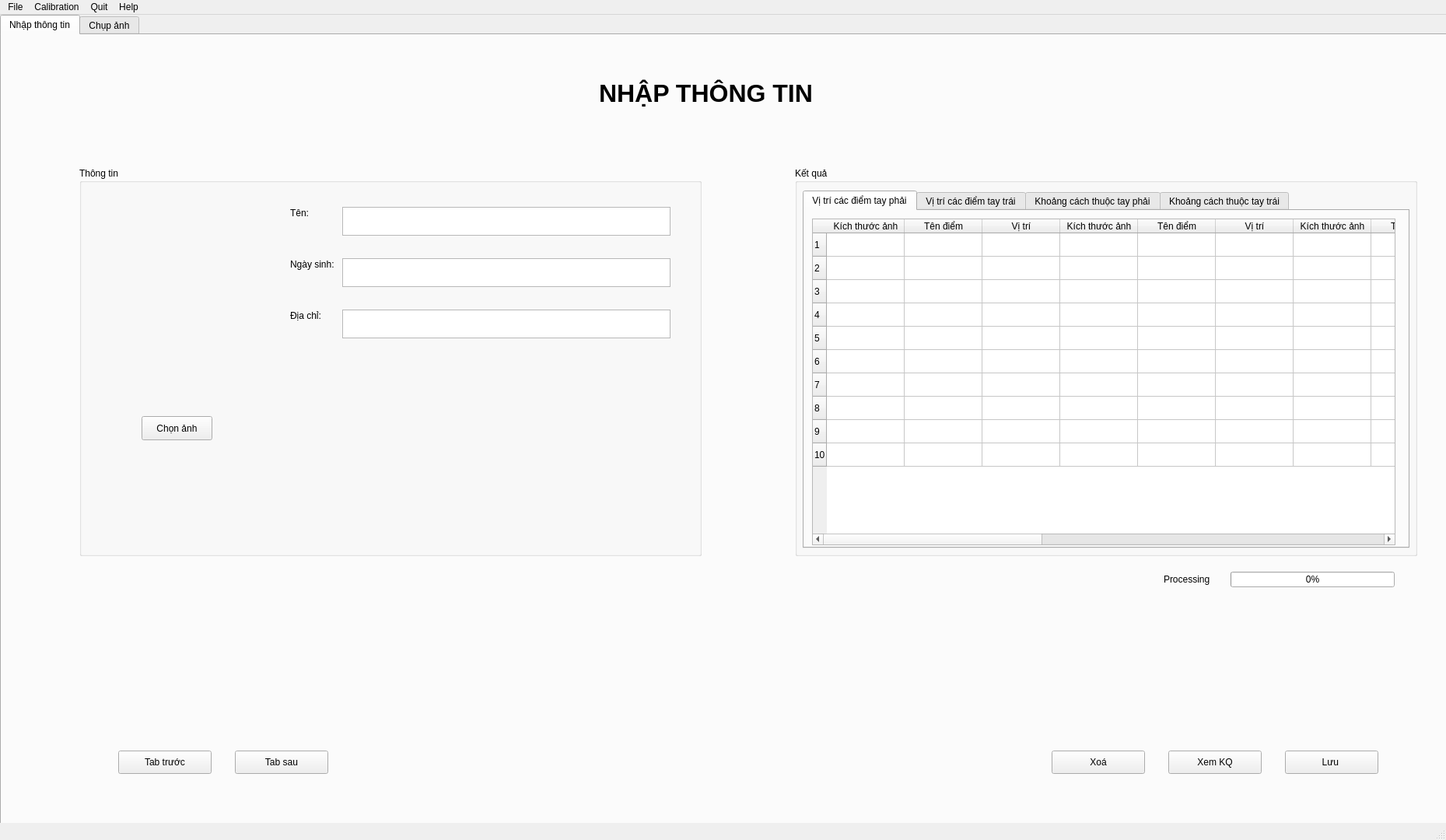
<?xml version="1.0" encoding="UTF-8"?>
<ui version="4.0">
 <class>MainWindow</class>
 <widget class="QMainWindow" name="MainWindow">
  <property name="geometry">
   <rect>
    <x>0</x>
    <y>0</y>
    <width>1859</width>
    <height>1080</height>
   </rect>
  </property>
  <property name="sizePolicy">
   <sizepolicy hsizetype="Fixed" vsizetype="Fixed">
    <horstretch>0</horstretch>
    <verstretch>0</verstretch>
   </sizepolicy>
  </property>
  <property name="windowTitle">
   <string>MainWindow</string>
  </property>
  <widget class="QWidget" name="centralwidget">
   <widget class="QTabWidget" name="tabWidget">
    <property name="geometry">
     <rect>
      <x>0</x>
      <y>0</y>
      <width>1920</width>
      <height>1080</height>
     </rect>
    </property>
    <property name="sizePolicy">
     <sizepolicy hsizetype="Fixed" vsizetype="Fixed">
      <horstretch>0</horstretch>
      <verstretch>0</verstretch>
     </sizepolicy>
    </property>
    <property name="currentIndex">
     <number>0</number>
    </property>
    <widget class="QWidget" name="tab_nhap_thong_tin">
     <attribute name="title">
      <string>Nhập thông tin</string>
     </attribute>
     <widget class="QGroupBox" name="groupBox">
      <property name="geometry">
       <rect>
        <x>100</x>
        <y>170</y>
        <width>800</width>
        <height>500</height>
       </rect>
      </property>
      <property name="toolTipDuration">
       <number>-1</number>
      </property>
      <property name="title">
       <string>Thông tin</string>
      </property>
      <property name="flat">
       <bool>false</bool>
      </property>
      <widget class="QLabel" name="label_5">
       <property name="geometry">
        <rect>
         <x>30</x>
         <y>50</y>
         <width>180</width>
         <height>240</height>
        </rect>
       </property>
       <property name="text">
        <string/>
       </property>
       <property name="scaledContents">
        <bool>true</bool>
       </property>
      </widget>
      <widget class="QPushButton" name="chonAnhBT">
       <property name="geometry">
        <rect>
         <x>80</x>
         <y>320</y>
         <width>91</width>
         <height>31</height>
        </rect>
       </property>
       <property name="text">
        <string>Chọn ảnh</string>
       </property>
      </widget>
      <widget class="QTextEdit" name="birthdayTE">
       <property name="geometry">
        <rect>
         <x>338</x>
         <y>117</y>
         <width>422</width>
         <height>37</height>
        </rect>
       </property>
       <property name="font">
        <font>
         <pointsize>12</pointsize>
        </font>
       </property>
      </widget>
      <widget class="QTextEdit" name="nameTE">
       <property name="geometry">
        <rect>
         <x>338</x>
         <y>51</y>
         <width>422</width>
         <height>37</height>
        </rect>
       </property>
       <property name="font">
        <font>
         <pointsize>12</pointsize>
        </font>
       </property>
      </widget>
      <widget class="QTextEdit" name="addressTE">
       <property name="geometry">
        <rect>
         <x>338</x>
         <y>183</y>
         <width>422</width>
         <height>37</height>
        </rect>
       </property>
       <property name="sizePolicy">
        <sizepolicy hsizetype="Expanding" vsizetype="Expanding">
         <horstretch>0</horstretch>
         <verstretch>0</verstretch>
        </sizepolicy>
       </property>
       <property name="font">
        <font>
         <pointsize>12</pointsize>
        </font>
       </property>
      </widget>
      <widget class="QLabel" name="label_7">
       <property name="geometry">
        <rect>
         <x>271</x>
         <y>117</y>
         <width>60</width>
         <height>16</height>
        </rect>
       </property>
       <property name="text">
        <string>Ngày sinh:</string>
       </property>
      </widget>
      <widget class="QLabel" name="label_6">
       <property name="geometry">
        <rect>
         <x>271</x>
         <y>51</y>
         <width>27</width>
         <height>16</height>
        </rect>
       </property>
       <property name="text">
        <string>Tên:</string>
       </property>
      </widget>
      <widget class="QLabel" name="label_8">
       <property name="geometry">
        <rect>
         <x>271</x>
         <y>183</y>
         <width>44</width>
         <height>16</height>
        </rect>
       </property>
       <property name="text">
        <string>Địa chỉ:</string>
       </property>
      </widget>
     </widget>
     <widget class="QGroupBox" name="groupBox_2">
      <property name="geometry">
       <rect>
        <x>1020</x>
        <y>170</y>
        <width>800</width>
        <height>500</height>
       </rect>
      </property>
      <property name="toolTipDuration">
       <number>-1</number>
      </property>
      <property name="title">
       <string>Kết quả</string>
      </property>
      <property name="flat">
       <bool>false</bool>
      </property>
      <widget class="QTabWidget" name="Tab_diem_va_ket_qua">
       <property name="geometry">
        <rect>
         <x>10</x>
         <y>30</y>
         <width>780</width>
         <height>460</height>
        </rect>
       </property>
       <property name="currentIndex">
        <number>0</number>
       </property>
       <widget class="QWidget" name="tab_1">
        <attribute name="title">
         <string>Vị trí các điểm tay phải</string>
        </attribute>
        <widget class="QTableWidget" name="bang_diem_tay_phai">
         <property name="geometry">
          <rect>
           <x>10</x>
           <y>10</y>
           <width>750</width>
           <height>420</height>
          </rect>
         </property>
         <property name="autoFillBackground">
          <bool>false</bool>
         </property>
         <property name="editTriggers">
          <set>QAbstractItemView::NoEditTriggers</set>
         </property>
         <row>
          <property name="text">
           <string>1</string>
          </property>
         </row>
         <row>
          <property name="text">
           <string>2</string>
          </property>
         </row>
         <row>
          <property name="text">
           <string>3</string>
          </property>
         </row>
         <row>
          <property name="text">
           <string>4</string>
          </property>
         </row>
         <row>
          <property name="text">
           <string>5</string>
          </property>
         </row>
         <row>
          <property name="text">
           <string>6</string>
          </property>
         </row>
         <row>
          <property name="text">
           <string>7</string>
          </property>
         </row>
         <row>
          <property name="text">
           <string>8</string>
          </property>
         </row>
         <row>
          <property name="text">
           <string>9</string>
          </property>
         </row>
         <row>
          <property name="text">
           <string>10</string>
          </property>
         </row>
         <column>
          <property name="text">
           <string>Kích thước ảnh</string>
          </property>
         </column>
         <column>
          <property name="text">
           <string>Tên điểm</string>
          </property>
         </column>
         <column>
          <property name="text">
           <string>Vị trí</string>
          </property>
         </column>
         <column>
          <property name="text">
           <string>Kích thước ảnh</string>
          </property>
         </column>
         <column>
          <property name="text">
           <string>Tên điểm</string>
          </property>
         </column>
         <column>
          <property name="text">
           <string>Vị trí</string>
          </property>
         </column>
         <column>
          <property name="text">
           <string>Kích thước ảnh</string>
          </property>
         </column>
         <column>
          <property name="text">
           <string>Tên điểm</string>
          </property>
         </column>
         <column>
          <property name="text">
           <string>Vị trí</string>
          </property>
         </column>
         <column>
          <property name="text">
           <string>Kích thước ảnh</string>
          </property>
         </column>
         <column>
          <property name="text">
           <string>Tên điểm</string>
          </property>
         </column>
         <column>
          <property name="text">
           <string>Vị trí</string>
          </property>
         </column>
         <column>
          <property name="text">
           <string>Kích thước ảnh</string>
          </property>
         </column>
         <column>
          <property name="text">
           <string>Tên điểm</string>
          </property>
         </column>
         <column>
          <property name="text">
           <string>Vị trí</string>
          </property>
         </column>
         <column>
          <property name="text">
           <string>Kích thước ảnh</string>
          </property>
         </column>
         <column>
          <property name="text">
           <string>Tên điểm</string>
          </property>
         </column>
         <column>
          <property name="text">
           <string>Vị trí</string>
          </property>
         </column>
        </widget>
       </widget>
       <widget class="QWidget" name="tab_2">
        <attribute name="title">
         <string>Vị trí các điểm tay trái</string>
        </attribute>
        <widget class="QTableWidget" name="bang_diem_tay_trai">
         <property name="geometry">
          <rect>
           <x>10</x>
           <y>10</y>
           <width>750</width>
           <height>420</height>
          </rect>
         </property>
         <property name="autoFillBackground">
          <bool>false</bool>
         </property>
         <property name="editTriggers">
          <set>QAbstractItemView::NoEditTriggers</set>
         </property>
         <row>
          <property name="text">
           <string>1</string>
          </property>
         </row>
         <row>
          <property name="text">
           <string>2</string>
          </property>
         </row>
         <row>
          <property name="text">
           <string>3</string>
          </property>
         </row>
         <row>
          <property name="text">
           <string>4</string>
          </property>
         </row>
         <row>
          <property name="text">
           <string>5</string>
          </property>
         </row>
         <row>
          <property name="text">
           <string>6</string>
          </property>
         </row>
         <row>
          <property name="text">
           <string>7</string>
          </property>
         </row>
         <row>
          <property name="text">
           <string>8</string>
          </property>
         </row>
         <row>
          <property name="text">
           <string>9</string>
          </property>
         </row>
         <row>
          <property name="text">
           <string>10</string>
          </property>
         </row>
         <column>
          <property name="text">
           <string>Kích thước ảnh</string>
          </property>
         </column>
         <column>
          <property name="text">
           <string>Tên điểm</string>
          </property>
         </column>
         <column>
          <property name="text">
           <string>Vị trí</string>
          </property>
         </column>
         <column>
          <property name="text">
           <string>Kích thước ảnh</string>
          </property>
         </column>
         <column>
          <property name="text">
           <string>Tên điểm</string>
          </property>
         </column>
         <column>
          <property name="text">
           <string>Vị trí</string>
          </property>
         </column>
         <column>
          <property name="text">
           <string>Kích thước ảnh</string>
          </property>
         </column>
         <column>
          <property name="text">
           <string>Tên điểm</string>
          </property>
         </column>
         <column>
          <property name="text">
           <string>Vị trí</string>
          </property>
         </column>
         <column>
          <property name="text">
           <string>Kích thước ảnh</string>
          </property>
         </column>
         <column>
          <property name="text">
           <string>Tên điểm</string>
          </property>
         </column>
         <column>
          <property name="text">
           <string>Vị trí</string>
          </property>
         </column>
         <column>
          <property name="text">
           <string>Kích thước ảnh</string>
          </property>
         </column>
         <column>
          <property name="text">
           <string>Tên điểm</string>
          </property>
         </column>
         <column>
          <property name="text">
           <string>Vị trí</string>
          </property>
         </column>
         <column>
          <property name="text">
           <string>Kích thước ảnh</string>
          </property>
         </column>
         <column>
          <property name="text">
           <string>Tên điểm</string>
          </property>
         </column>
         <column>
          <property name="text">
           <string>Vị trí</string>
          </property>
         </column>
        </widget>
       </widget>
       <widget class="QWidget" name="tab_3">
        <attribute name="title">
         <string>Khoảng cách thuộc tay phải</string>
        </attribute>
        <widget class="QTableWidget" name="bang_khoang_cach_tay_phai">
         <property name="geometry">
          <rect>
           <x>10</x>
           <y>10</y>
           <width>750</width>
           <height>420</height>
          </rect>
         </property>
         <property name="autoFillBackground">
          <bool>false</bool>
         </property>
         <property name="editTriggers">
          <set>QAbstractItemView::NoEditTriggers</set>
         </property>
         <row>
          <property name="text">
           <string>1</string>
          </property>
         </row>
         <row>
          <property name="text">
           <string>2</string>
          </property>
         </row>
         <row>
          <property name="text">
           <string>3</string>
          </property>
         </row>
         <row>
          <property name="text">
           <string>4</string>
          </property>
         </row>
         <row>
          <property name="text">
           <string>5</string>
          </property>
         </row>
         <row>
          <property name="text">
           <string>6</string>
          </property>
         </row>
         <row>
          <property name="text">
           <string>7</string>
          </property>
         </row>
         <row>
          <property name="text">
           <string>8</string>
          </property>
         </row>
         <row>
          <property name="text">
           <string>9</string>
          </property>
         </row>
         <row>
          <property name="text">
           <string>10</string>
          </property>
         </row>
         <column>
          <property name="text">
           <string>Kích thước ảnh</string>
          </property>
         </column>
         <column>
          <property name="text">
           <string>Tên</string>
          </property>
         </column>
         <column>
          <property name="text">
           <string>Khoảng cách</string>
          </property>
         </column>
         <column>
          <property name="text">
           <string>Kích thước ảnh</string>
          </property>
         </column>
         <column>
          <property name="text">
           <string>Tên</string>
          </property>
         </column>
         <column>
          <property name="text">
           <string>Khoảng cách</string>
          </property>
         </column>
         <column>
          <property name="text">
           <string>Kích thước ảnh</string>
          </property>
         </column>
         <column>
          <property name="text">
           <string>Tên</string>
          </property>
         </column>
         <column>
          <property name="text">
           <string>Khoảng cách</string>
          </property>
         </column>
         <column>
          <property name="text">
           <string>Kích thước ảnh</string>
          </property>
         </column>
         <column>
          <property name="text">
           <string>Tên</string>
          </property>
         </column>
         <column>
          <property name="text">
           <string>Khoảng cách</string>
          </property>
         </column>
        </widget>
       </widget>
       <widget class="QWidget" name="tab_4">
        <attribute name="title">
         <string>Khoảng cách thuộc tay trái</string>
        </attribute>
        <widget class="QTableWidget" name="bang_khoang_cach_tay_trai">
         <property name="geometry">
          <rect>
           <x>10</x>
           <y>10</y>
           <width>750</width>
           <height>420</height>
          </rect>
         </property>
         <property name="autoFillBackground">
          <bool>false</bool>
         </property>
         <property name="editTriggers">
          <set>QAbstractItemView::NoEditTriggers</set>
         </property>
         <row>
          <property name="text">
           <string>1</string>
          </property>
         </row>
         <row>
          <property name="text">
           <string>2</string>
          </property>
         </row>
         <row>
          <property name="text">
           <string>3</string>
          </property>
         </row>
         <row>
          <property name="text">
           <string>4</string>
          </property>
         </row>
         <row>
          <property name="text">
           <string>5</string>
          </property>
         </row>
         <row>
          <property name="text">
           <string>6</string>
          </property>
         </row>
         <row>
          <property name="text">
           <string>7</string>
          </property>
         </row>
         <row>
          <property name="text">
           <string>8</string>
          </property>
         </row>
         <row>
          <property name="text">
           <string>9</string>
          </property>
         </row>
         <row>
          <property name="text">
           <string>10</string>
          </property>
         </row>
         <column>
          <property name="text">
           <string>Kích thước ảnh</string>
          </property>
         </column>
         <column>
          <property name="text">
           <string>Tên</string>
          </property>
         </column>
         <column>
          <property name="text">
           <string>Khoảng cách</string>
          </property>
         </column>
         <column>
          <property name="text">
           <string>Kích thước ảnh</string>
          </property>
         </column>
         <column>
          <property name="text">
           <string>Tên</string>
          </property>
         </column>
         <column>
          <property name="text">
           <string>Khoảng cách</string>
          </property>
         </column>
         <column>
          <property name="text">
           <string>Kích thước ảnh</string>
          </property>
         </column>
         <column>
          <property name="text">
           <string>Tên</string>
          </property>
         </column>
         <column>
          <property name="text">
           <string>Khoảng cách</string>
          </property>
         </column>
         <column>
          <property name="text">
           <string>Kích thước ảnh</string>
          </property>
         </column>
         <column>
          <property name="text">
           <string>Tên</string>
          </property>
         </column>
         <column>
          <property name="text">
           <string>Khoảng cách</string>
          </property>
         </column>
        </widget>
       </widget>
      </widget>
     </widget>
     <widget class="QPushButton" name="XemKQBT">
      <property name="geometry">
       <rect>
        <x>1500</x>
        <y>920</y>
        <width>120</width>
        <height>30</height>
       </rect>
      </property>
      <property name="text">
       <string>Xem KQ</string>
      </property>
     </widget>
     <widget class="QPushButton" name="LuuBT">
      <property name="geometry">
       <rect>
        <x>1650</x>
        <y>920</y>
        <width>120</width>
        <height>30</height>
       </rect>
      </property>
      <property name="text">
       <string>Lưu </string>
      </property>
     </widget>
     <widget class="QPushButton" name="tabTruocBT_2">
      <property name="geometry">
       <rect>
        <x>150</x>
        <y>920</y>
        <width>120</width>
        <height>30</height>
       </rect>
      </property>
      <property name="text">
       <string>Tab trước</string>
      </property>
     </widget>
     <widget class="QPushButton" name="tabSauBT_2">
      <property name="geometry">
       <rect>
        <x>300</x>
        <y>920</y>
        <width>120</width>
        <height>30</height>
       </rect>
      </property>
      <property name="text">
       <string>Tab sau</string>
      </property>
     </widget>
     <widget class="QLabel" name="label">
      <property name="geometry">
       <rect>
        <x>768</x>
        <y>51</y>
        <width>362</width>
        <height>48</height>
       </rect>
      </property>
      <property name="font">
       <font>
        <pointsize>24</pointsize>
        <weight>75</weight>
        <bold>true</bold>
       </font>
      </property>
      <property name="text">
       <string>NHẬP THÔNG TIN</string>
      </property>
     </widget>
     <widget class="QPushButton" name="xoaBT">
      <property name="geometry">
       <rect>
        <x>1350</x>
        <y>920</y>
        <width>120</width>
        <height>30</height>
       </rect>
      </property>
      <property name="text">
       <string>Xoá</string>
      </property>
     </widget>
     <widget class="QProgressBar" name="progressBar">
      <property name="geometry">
       <rect>
        <x>1580</x>
        <y>690</y>
        <width>211</width>
        <height>20</height>
       </rect>
      </property>
      <property name="value">
       <number>0</number>
      </property>
     </widget>
     <widget class="QLabel" name="label_2">
      <property name="geometry">
       <rect>
        <x>1494</x>
        <y>690</y>
        <width>71</width>
        <height>20</height>
       </rect>
      </property>
      <property name="text">
       <string>Processing</string>
      </property>
     </widget>
     <zorder>label</zorder>
     <zorder>groupBox</zorder>
     <zorder>groupBox_2</zorder>
     <zorder>XemKQBT</zorder>
     <zorder>LuuBT</zorder>
     <zorder>tabTruocBT_2</zorder>
     <zorder>tabSauBT_2</zorder>
     <zorder>xoaBT</zorder>
     <zorder>progressBar</zorder>
     <zorder>label_2</zorder>
    </widget>
    <widget class="QWidget" name="tab_chup_anh">
     <attribute name="title">
      <string>Chụp ảnh</string>
     </attribute>
     <widget class="QGroupBox" name="groupBox_3">
      <property name="geometry">
       <rect>
        <x>20</x>
        <y>310</y>
        <width>411</width>
        <height>111</height>
       </rect>
      </property>
      <property name="title">
       <string>Điều chỉnh ngưỡng</string>
      </property>
      <widget class="QWidget" name="layoutWidget">
       <property name="geometry">
        <rect>
         <x>10</x>
         <y>60</y>
         <width>381</width>
         <height>31</height>
        </rect>
       </property>
       <layout class="QHBoxLayout" name="horizontalLayout_6">
        <item>
         <widget class="QSlider" name="nguongSlider">
          <property name="minimum">
           <number>0</number>
          </property>
          <property name="maximum">
           <number>255</number>
          </property>
          <property name="value">
           <number>65</number>
          </property>
          <property name="sliderPosition">
           <number>65</number>
          </property>
          <property name="orientation">
           <enum>Qt::Horizontal</enum>
          </property>
         </widget>
        </item>
        <item>
         <widget class="QDoubleSpinBox" name="nguongDSB">
          <property name="decimals">
           <number>0</number>
          </property>
          <property name="minimum">
           <double>0.000000000000000</double>
          </property>
          <property name="maximum">
           <double>254.000000000000000</double>
          </property>
          <property name="value">
           <double>65.000000000000000</double>
          </property>
         </widget>
        </item>
       </layout>
      </widget>
      <widget class="QLabel" name="doSangLB_3">
       <property name="geometry">
        <rect>
         <x>10</x>
         <y>30</y>
         <width>377</width>
         <height>16</height>
        </rect>
       </property>
       <property name="text">
        <string>Ngưỡng tách nền</string>
       </property>
       <property name="alignment">
        <set>Qt::AlignCenter</set>
       </property>
      </widget>
     </widget>
     <widget class="QGroupBox" name="cameraOptionGB">
      <property name="geometry">
       <rect>
        <x>20</x>
        <y>30</y>
        <width>411</width>
        <height>261</height>
       </rect>
      </property>
      <property name="title">
       <string>Chọn Camera</string>
      </property>
      <widget class="QWidget" name="verticalLayoutWidget_3">
       <property name="geometry">
        <rect>
         <x>10</x>
         <y>50</y>
         <width>381</width>
         <height>191</height>
        </rect>
       </property>
       <layout class="QVBoxLayout" name="verticalLayout_6">
        <item>
         <layout class="QHBoxLayout" name="horizontalLayout_9">
          <item>
           <layout class="QHBoxLayout" name="horizontalLayout_8">
            <item>
             <layout class="QGridLayout" name="gridLayout">
              <item row="0" column="0">
               <widget class="QLabel" name="chonCameraLB">
                <property name="text">
                 <string>Chọn camera:</string>
                </property>
               </widget>
              </item>
              <item row="0" column="1">
               <widget class="QComboBox" name="chonCamCB">
                <item>
                 <property name="text">
                  <string>Tắt</string>
                 </property>
                </item>
                <item>
                 <property name="text">
                  <string>Camera 0</string>
                 </property>
                </item>
                <item>
                 <property name="text">
                  <string>Camera 1</string>
                 </property>
                </item>
                <item>
                 <property name="text">
                  <string>Camera 2</string>
                 </property>
                </item>
                <item>
                 <property name="text">
                  <string>Camera 3</string>
                 </property>
                </item>
               </widget>
              </item>
              <item row="1" column="0">
               <widget class="QLabel" name="chonKenhLB">
                <property name="text">
                 <string>Chọn kênh:</string>
                </property>
               </widget>
              </item>
              <item row="1" column="1">
               <widget class="QComboBox" name="chonKenhCB">
                <item>
                 <property name="text">
                  <string>RGB</string>
                 </property>
                </item>
                <item>
                 <property name="text">
                  <string>Grayscale</string>
                 </property>
                </item>
               </widget>
              </item>
             </layout>
            </item>
            <item>
             <spacer name="horizontalSpacer_3">
              <property name="orientation">
               <enum>Qt::Horizontal</enum>
              </property>
              <property name="sizeHint" stdset="0">
               <size>
                <width>40</width>
                <height>20</height>
               </size>
              </property>
             </spacer>
            </item>
            <item>
             <layout class="QGridLayout" name="gridLayout_2">
              <item row="1" column="0">
               <widget class="QRadioButton" name="smallScreenRB">
                <property name="text">
                 <string>Màn hình nhỏ</string>
                </property>
                <property name="checked">
                 <bool>true</bool>
                </property>
               </widget>
              </item>
              <item row="2" column="0">
               <widget class="QRadioButton" name="orginalScreenRB">
                <property name="text">
                 <string>Màn hình gốc</string>
                </property>
               </widget>
              </item>
             </layout>
            </item>
           </layout>
          </item>
         </layout>
        </item>
        <item>
         <layout class="QVBoxLayout" name="verticalLayout">
          <item>
           <widget class="QLabel" name="doSangLB">
            <property name="text">
             <string>Độ sáng</string>
            </property>
            <property name="alignment">
             <set>Qt::AlignCenter</set>
            </property>
           </widget>
          </item>
          <item>
           <layout class="QHBoxLayout" name="horizontalLayout">
            <item>
             <widget class="QSlider" name="BrightnessSlider">
              <property name="minimum">
               <number>-50</number>
              </property>
              <property name="maximum">
               <number>50</number>
              </property>
              <property name="sliderPosition">
               <number>0</number>
              </property>
              <property name="orientation">
               <enum>Qt::Horizontal</enum>
              </property>
             </widget>
            </item>
            <item>
             <widget class="QDoubleSpinBox" name="doSangDSB">
              <property name="decimals">
               <number>0</number>
              </property>
              <property name="minimum">
               <double>-50.000000000000000</double>
              </property>
              <property name="maximum">
               <double>50.000000000000000</double>
              </property>
              <property name="value">
               <double>0.000000000000000</double>
              </property>
             </widget>
            </item>
           </layout>
          </item>
          <item>
           <widget class="QLabel" name="doSangLB_2">
            <property name="text">
             <string>Độ tương phản</string>
            </property>
            <property name="alignment">
             <set>Qt::AlignCenter</set>
            </property>
           </widget>
          </item>
          <item>
           <layout class="QHBoxLayout" name="horizontalLayout_4">
            <item>
             <widget class="QSlider" name="ContrastSlider">
              <property name="minimum">
               <number>-50</number>
              </property>
              <property name="maximum">
               <number>50</number>
              </property>
              <property name="sliderPosition">
               <number>0</number>
              </property>
              <property name="orientation">
               <enum>Qt::Horizontal</enum>
              </property>
             </widget>
            </item>
            <item>
             <widget class="QDoubleSpinBox" name="doTuongPhanDSB">
              <property name="decimals">
               <number>0</number>
              </property>
              <property name="minimum">
               <double>-50.000000000000000</double>
              </property>
              <property name="maximum">
               <double>50.000000000000000</double>
              </property>
              <property name="value">
               <double>0.000000000000000</double>
              </property>
             </widget>
            </item>
           </layout>
          </item>
         </layout>
        </item>
       </layout>
      </widget>
     </widget>
     <widget class="QGroupBox" name="groupBox_4">
      <property name="geometry">
       <rect>
        <x>20</x>
        <y>450</y>
        <width>411</width>
        <height>121</height>
       </rect>
      </property>
      <property name="title">
       <string>Tuỳ chọn</string>
      </property>
      <widget class="QWidget" name="layoutWidget_2">
       <property name="geometry">
        <rect>
         <x>30</x>
         <y>40</y>
         <width>341</width>
         <height>61</height>
        </rect>
       </property>
       <layout class="QGridLayout" name="gridLayout_3">
        <item row="2" column="0">
         <widget class="QRadioButton" name="hienduongbaoQRB">
          <property name="text">
           <string>Hiện đường bao</string>
          </property>
         </widget>
        </item>
        <item row="1" column="0">
         <widget class="QRadioButton" name="tatduongbaoQRB">
          <property name="text">
           <string>Tắt đường bao</string>
          </property>
          <property name="checked">
           <bool>true</bool>
          </property>
         </widget>
        </item>
       </layout>
      </widget>
     </widget>
     <widget class="QGroupBox" name="groupBox_5">
      <property name="geometry">
       <rect>
        <x>20</x>
        <y>600</y>
        <width>411</width>
        <height>121</height>
       </rect>
      </property>
      <property name="title">
       <string>Chọn màn hình</string>
      </property>
      <widget class="QWidget" name="layoutWidget_5">
       <property name="geometry">
        <rect>
         <x>30</x>
         <y>30</y>
         <width>341</width>
         <height>31</height>
        </rect>
       </property>
       <layout class="QHBoxLayout" name="horizontalLayout_10">
        <item>
         <widget class="QLabel" name="chonCameraLB_2">
          <property name="text">
           <string>Chọn màn hình</string>
          </property>
         </widget>
        </item>
        <item>
         <widget class="QComboBox" name="choManHinhCB">
          <item>
           <property name="text">
            <string>Tự động</string>
           </property>
          </item>
          <item>
           <property name="text">
            <string>2:3 (1080 x 720) </string>
           </property>
          </item>
          <item>
           <property name="text">
            <string>16:9 (960 x 540) </string>
           </property>
          </item>
          <item>
           <property name="text">
            <string>16:9 (640 x 360) </string>
           </property>
          </item>
          <item>
           <property name="text">
            <string>4:3 (960 x 720) </string>
           </property>
          </item>
          <item>
           <property name="text">
            <string>4:3 (640 x 480) </string>
           </property>
          </item>
         </widget>
        </item>
       </layout>
      </widget>
      <widget class="QWidget" name="layoutWidget_9">
       <property name="geometry">
        <rect>
         <x>30</x>
         <y>70</y>
         <width>341</width>
         <height>31</height>
        </rect>
       </property>
       <layout class="QHBoxLayout" name="horizontalLayout_11">
        <item>
         <widget class="QLabel" name="chonCameraLB_3">
          <property name="text">
           <string>Điều chỉnh hướng</string>
          </property>
         </widget>
        </item>
        <item>
         <widget class="QComboBox" name="chonDieuHuongCB">
          <item>
           <property name="text">
            <string>Không</string>
           </property>
          </item>
          <item>
           <property name="text">
            <string>Lật</string>
           </property>
          </item>
          <item>
           <property name="text">
            <string>Đảo ngược</string>
           </property>
          </item>
          <item>
           <property name="text">
            <string>Xoay 90 độ sang trái</string>
           </property>
          </item>
          <item>
           <property name="text">
            <string>Xoay 90 độ sang phải</string>
           </property>
          </item>
         </widget>
        </item>
       </layout>
      </widget>
     </widget>
     <widget class="QPushButton" name="xemKetQuaBT">
      <property name="geometry">
       <rect>
        <x>1500</x>
        <y>920</y>
        <width>120</width>
        <height>30</height>
       </rect>
      </property>
      <property name="text">
       <string>Xem ảnh kết quả</string>
      </property>
     </widget>
     <widget class="QPushButton" name="tabSauBT">
      <property name="geometry">
       <rect>
        <x>300</x>
        <y>920</y>
        <width>120</width>
        <height>30</height>
       </rect>
      </property>
      <property name="text">
       <string>Tab sau</string>
      </property>
     </widget>
     <widget class="QPushButton" name="chupBT">
      <property name="geometry">
       <rect>
        <x>1650</x>
        <y>920</y>
        <width>120</width>
        <height>30</height>
       </rect>
      </property>
      <property name="text">
       <string>Chụp</string>
      </property>
     </widget>
     <widget class="QPushButton" name="tabTruocBT">
      <property name="geometry">
       <rect>
        <x>150</x>
        <y>920</y>
        <width>120</width>
        <height>30</height>
       </rect>
      </property>
      <property name="text">
       <string>Tab trước</string>
      </property>
     </widget>
     <widget class="QGroupBox" name="groupBox_6">
      <property name="geometry">
       <rect>
        <x>449</x>
        <y>30</y>
        <width>1381</width>
        <height>840</height>
       </rect>
      </property>
      <property name="title">
       <string>Camera</string>
      </property>
      <widget class="QLabel" name="anhMauLB">
       <property name="geometry">
        <rect>
         <x>1120</x>
         <y>30</y>
         <width>240</width>
         <height>320</height>
        </rect>
       </property>
       <property name="text">
        <string/>
       </property>
       <property name="pixmap">
        <pixmap>../handsample/1.jpg</pixmap>
       </property>
       <property name="scaledContents">
        <bool>true</bool>
       </property>
      </widget>
      <widget class="QLabel" name="label_3">
       <property name="geometry">
        <rect>
         <x>1210</x>
         <y>360</y>
         <width>55</width>
         <height>16</height>
        </rect>
       </property>
       <property name="text">
        <string>Ảnh mẫu</string>
       </property>
      </widget>
      <widget class="QLabel" name="cameraLB">
       <property name="geometry">
        <rect>
         <x>20</x>
         <y>30</y>
         <width>1080</width>
         <height>720</height>
        </rect>
       </property>
       <property name="text">
        <string/>
       </property>
       <property name="scaledContents">
        <bool>false</bool>
       </property>
       <property name="alignment">
        <set>Qt::AlignCenter</set>
       </property>
      </widget>
      <widget class="QLabel" name="noteLB">
       <property name="geometry">
        <rect>
         <x>20</x>
         <y>760</y>
         <width>1340</width>
         <height>61</height>
        </rect>
       </property>
       <property name="text">
        <string/>
       </property>
      </widget>
      <widget class="QLabel" name="SoLB">
       <property name="geometry">
        <rect>
         <x>1120</x>
         <y>430</y>
         <width>240</width>
         <height>320</height>
        </rect>
       </property>
       <property name="font">
        <font>
         <pointsize>64</pointsize>
        </font>
       </property>
       <property name="text">
        <string/>
       </property>
       <property name="scaledContents">
        <bool>true</bool>
       </property>
       <property name="alignment">
        <set>Qt::AlignCenter</set>
       </property>
      </widget>
     </widget>
     <widget class="QGroupBox" name="groupBox_7">
      <property name="geometry">
       <rect>
        <x>20</x>
        <y>750</y>
        <width>411</width>
        <height>121</height>
       </rect>
      </property>
      <property name="title">
       <string>Chọn chế độ chụp</string>
      </property>
      <widget class="QWidget" name="layoutWidget_8">
       <property name="geometry">
        <rect>
         <x>30</x>
         <y>40</y>
         <width>341</width>
         <height>61</height>
        </rect>
       </property>
       <layout class="QGridLayout" name="gridLayout_9">
        <item row="1" column="0">
         <widget class="QRadioButton" name="tuDongQRB">
          <property name="text">
           <string>Tự động</string>
          </property>
          <property name="checked">
           <bool>true</bool>
          </property>
         </widget>
        </item>
        <item row="2" column="0">
         <widget class="QRadioButton" name="thuCongQRB">
          <property name="text">
           <string>Thủ công</string>
          </property>
         </widget>
        </item>
       </layout>
      </widget>
     </widget>
     <widget class="QPushButton" name="luiBT">
      <property name="geometry">
       <rect>
        <x>1050</x>
        <y>920</y>
        <width>120</width>
        <height>30</height>
       </rect>
      </property>
      <property name="text">
       <string>Lùi</string>
      </property>
     </widget>
     <widget class="QPushButton" name="tienBT">
      <property name="geometry">
       <rect>
        <x>1200</x>
        <y>920</y>
        <width>120</width>
        <height>30</height>
       </rect>
      </property>
      <property name="text">
       <string>Tiến</string>
      </property>
     </widget>
     <widget class="QPushButton" name="resetBT">
      <property name="geometry">
       <rect>
        <x>1350</x>
        <y>920</y>
        <width>120</width>
        <height>30</height>
       </rect>
      </property>
      <property name="text">
       <string>Reset</string>
      </property>
     </widget>
    </widget>
   </widget>
  </widget>
  <widget class="QStatusBar" name="statusbar"/>
  <widget class="QMenuBar" name="menubar">
   <property name="geometry">
    <rect>
     <x>0</x>
     <y>0</y>
     <width>1859</width>
     <height>26</height>
    </rect>
   </property>
   <widget class="QMenu" name="menuFile">
    <property name="title">
     <string>File</string>
    </property>
   </widget>
   <widget class="QMenu" name="menuCalibration">
    <property name="title">
     <string>Calibration</string>
    </property>
    <addaction name="actionOpen"/>
   </widget>
   <widget class="QMenu" name="menuQuit">
    <property name="title">
     <string>Quit</string>
    </property>
   </widget>
   <widget class="QMenu" name="menuHelp">
    <property name="title">
     <string>Help</string>
    </property>
   </widget>
   <addaction name="menuFile"/>
   <addaction name="menuCalibration"/>
   <addaction name="menuQuit"/>
   <addaction name="menuHelp"/>
  </widget>
  <action name="actionOpen">
   <property name="text">
    <string>Open CalibWindow</string>
   </property>
  </action>
 </widget>
 <resources/>
 <connections/>
</ui>
